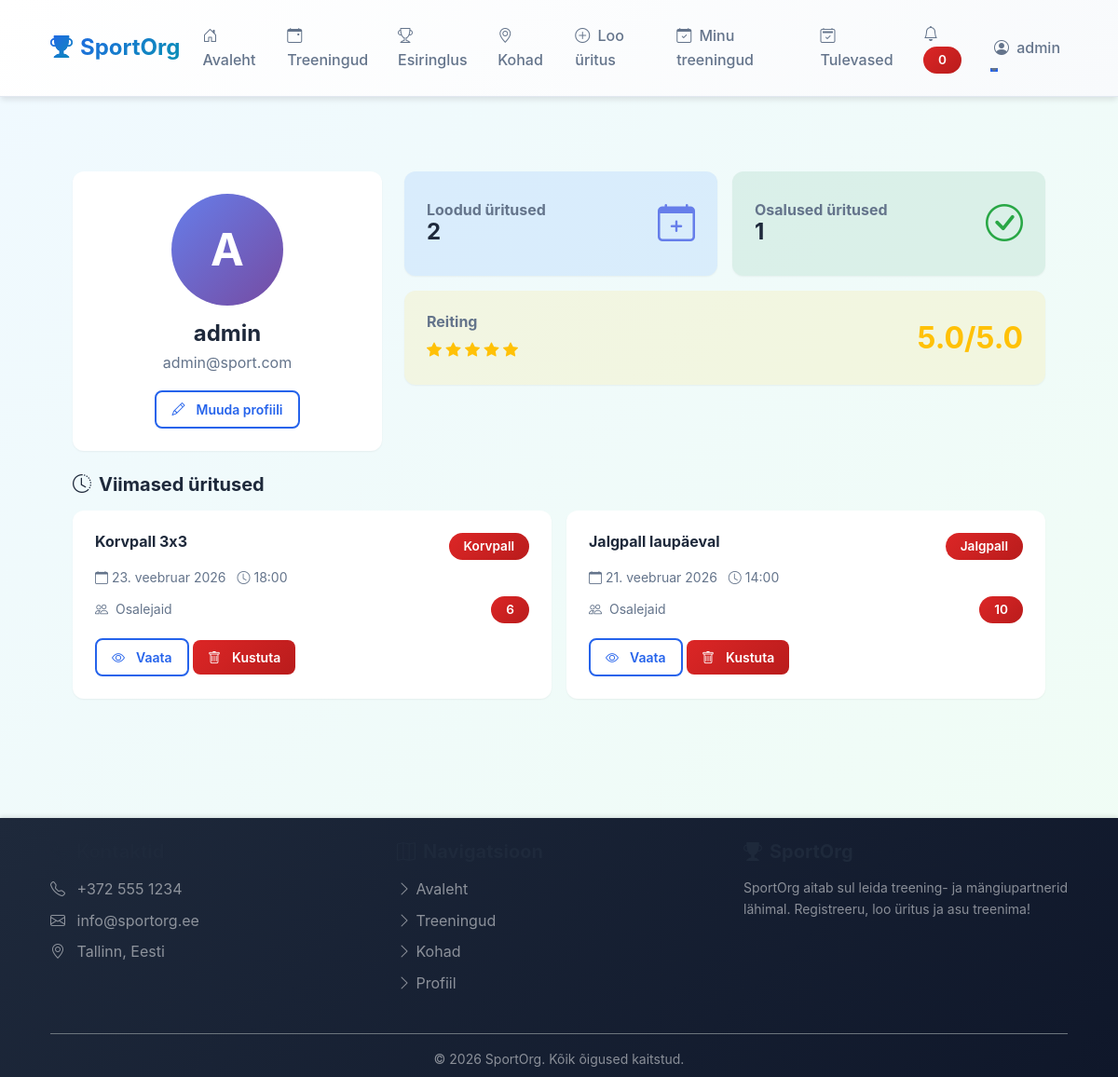
The page /src/pages/user/profile.php (signed in) on the database its author committed.
### tables this page shows
CREATE TABLE events (
        id INTEGER PRIMARY KEY AUTOINCREMENT,
        title TEXT NOT NULL,
        description TEXT,
        sport_type TEXT NOT NULL,
        location_id INTEGER,
        creator_id INTEGER NOT NULL,
        event_date DATE NOT NULL,
        event_time TIME NOT NULL,
        duration INTEGER DEFAULT 120,
        max_participants INTEGER NOT NULL,
        current_participants INTEGER DEFAULT 1,
        skill_level TEXT NOT NULL,
        status TEXT DEFAULT 'active',
        created_at DATETIME DEFAULT CURRENT_TIMESTAMP, duration_minutes INT DEFAULT 60, reminder_sent BOOLEAN DEFAULT 0,
        FOREIGN KEY (location_id) REFERENCES locations(id) ON DELETE SET NULL,
        FOREIGN KEY (creator_id) REFERENCES users(id) ON DELETE CASCADE
    );

### src/helpers/functions.php (called while the page is built, shortened)
<?php
function getCurrentUser() {
    return $_SESSION['user'] ?? null;
}
function clean($data) {
    return htmlspecialchars($data, ENT_QUOTES, 'UTF-8');
}
function formatDateEt($date) {
    $months = [
        'jaanuar', 'veebruar', 'märts', 'aprill', 'mai', 'juuni',
        'juuli', 'august', 'september', 'oktoober', 'november', 'detsember'
    ];
    $timestamp = strtotime($date);
    $day = date('d', $timestamp);
    $month = $months[(int)date('m', $timestamp) - 1];
    $year = date('Y', $timestamp);
    return "$day. $month $year";
}
?>

### src/services/AnalyticsService.php (called while the page is built, shortened)
<?php
class AnalyticsService {
    private $pdo;
    public function __construct($pdo) {
        $this->pdo = $pdo;
    }
    public function getUserStats($userId) {
        $stats = [];
        $stmt = $this->pdo->prepare("SELECT COUNT(*) as cnt FROM game_participants WHERE user_id = ? AND rsvp_status = 'going'");
        $stmt->execute([$userId]);
        $stats['games_attended'] = $stmt->fetch()['cnt'];
        $stmt = $this->pdo->prepare("SELECT COUNT(*) as cnt FROM events WHERE creator_id = ?");
        $stmt->execute([$userId]);
        $stats['games_organized'] = $stmt->fetch()['cnt'];
        $stmt = $this->pdo->prepare("SELECT COUNT(*) as cnt FROM game_participants WHERE user_id = ? AND rsvp_status = 'going' AND event_id IN (SELECT id FROM events WHERE status = 'finished')");
        $stmt->execute([$userId]);
        $attended = $stmt->fetch()['cnt'];
        $stats['attendance_rate'] = $stats['games_attended'] > 0 ? round(($attended / $stats['games_attended']) * 100, 1) : 0;
        $stmt = $this->pdo->prepare("SELECT reliability_rating FROM users WHERE id = ?");
        $stmt->execute([$userId]);
        $stats['reliability_rating'] = $stmt->fetch()['reliability_rating'] ?? 5.0;
        return $stats;
    }
}
?>

### src/config/bootstrap.php (called while the page is built, shortened)
<?php
$rootDir = dirname(__DIR__, 2);
require_once $rootDir . '/src/helpers/functions.php';
if (!function_exists('fetchAll')) {
    function fetchAll($pdo, $sql, $params = []) {
        $stmt = $pdo->prepare($sql);
        $stmt->execute($params);
        return $stmt->fetchAll();
    }
}
?>

### src/pages/user/profile.php (the view, shortened to what this page needs)
<?php
require_once dirname(__DIR__, 3) . '/src/config/bootstrap.php';
require_once BASE_PATH . '/src/services/AnalyticsService.php';
$user = getCurrentUser();
$analyticsService = new AnalyticsService($pdo);
$stats = $analyticsService->getUserStats($user['id']);
$totalEvents = $stats['games_organized'];
$joinedCount = $stats['games_attended'];
$userRating = $user['reliability_rating'] ?? 5.0;
$recentEvents = fetchAll($pdo,
    "SELECT e.* FROM events e WHERE e.creator_id = ? ORDER BY e.event_date DESC LIMIT 5",
    [$user['id']]
);
require_once BASE_PATH . '/src/components/Header.php';
?>
<div class="container py-4">
    <div class="row mb-4">
        <div class="col-md-4">
            <div class="card shadow-sm">
                <div class="card-body text-center">
                    <div style="width: 120px; height: 120px; margin: 0 auto; background: linear-gradient(135deg, #667eea 0%, #764ba2 100%); border-radius: 50%; display: flex; align-items: center; justify-content: center; color: white; font-size: 48px; font-weight: bold;">
                        <?php echo strtoupper(substr($user['username'], 0, 1)); ?>
                    </div>
                    <h3 class="mt-3 mb-1"><?php echo clean($user['username']); ?></h3>
                    <p class="text-muted"><?php echo clean($user['email']); ?></p>
                    <button class="btn btn-sm btn-outline-primary" data-bs-toggle="modal" data-bs-target="#editProfileModal">
                        <i class="bi bi-pencil me-1"></i>Muuda profiili
                    </button>
                </div>
            </div>
        </div>
        <div class="col-md-8">
            <div class="row g-3">
                <div class="col-md-6">
                    <div class="card bg-primary bg-opacity-10 border-0 shadow-sm">
                        <div class="card-body">
                            <div class="d-flex align-items-center">
                                <div class="flex-grow-1">
                                    <h6 class="text-muted mb-0">Loodud üritused</h6>
                                    <h3 class="mb-0"><?php echo $totalEvents; ?></h3>
                                </div>
                                <div style="font-size: 40px; color: #667eea;">
                                    <i class="bi bi-calendar-plus"></i>
                                </div>
                            </div>
                        </div>
                    </div>
                </div>
                <div class="col-md-6">
                    <div class="card bg-success bg-opacity-10 border-0 shadow-sm">
                        <div class="card-body">
                            <div class="d-flex align-items-center">
                                <div class="flex-grow-1">
                                    <h6 class="text-muted mb-0">Osalused üritused</h6>
                                    <h3 class="mb-0"><?php echo $joinedCount; ?></h3>
                                </div>
                                <div style="font-size: 40px; color: #28a745;">
                                    <i class="bi bi-check-circle"></i>
                                </div>
                            </div>
                        </div>
                    </div>
                </div>
                <div class="col-md-12">
                    <div class="card bg-warning bg-opacity-10 border-0 shadow-sm">
                        <div class="card-body">
                            <div class="d-flex align-items-center justify-content-between">
                                <div>
                                    <h6 class="text-muted mb-0">Reiting</h6>
                                    <div class="mt-2">
                                        <?php
                                        $rating = $userRating;
                                        for ($i = 0; $i < 5; $i++):
                                            if ($i < round($rating)): ?>
                                                <i class="bi bi-star-fill" style="color: #ffc107;"></i>
                                            <?php else: ?>
                                                <i class="bi bi-star" style="color: #ffc107;"></i>
                                            <?php endif;
                                        endfor;
                                        ?>
                                    </div>
                                </div>
                                <div style="font-size: 32px; color: #ffc107;">
                                    <strong><?php echo number_format($rating, 1); ?>/5.0</strong>
                                </div>
                            </div>
                        </div>
                    </div>
                </div>
            </div>
        </div>
    </div>
    <?php if (!empty($recentEvents)): ?>
    <div class="row">
        <div class="col-md-12">
            <h5 class="mb-3">
                <i class="bi bi-clock-history me-2"></i>Viimased üritused
            </h5>
            <div class="row g-3">
                <?php foreach ($recentEvents as $event): ?>
                    <div class="col-md-6">
                        <div class="card h-100 shadow-sm">
                            <div class="card-body">
                                <div class="d-flex justify-content-between align-items-start mb-2">
                                    <h6 class="card-title mb-0"><?php echo clean($event['title']); ?></h6>
                                    <span class="badge bg-info"><?php echo clean($event['sport_type']); ?></span>
                                </div>
                                <p class="text-muted small mb-2">
                                    <i class="bi bi-calendar me-1"></i><?php echo formatDateEt($event['event_date']); ?>
                                    <i class="bi bi-clock ms-2 me-1"></i><?php echo $event['event_time']; ?>
                                </p>
                                <div class="d-flex justify-content-between align-items-center">
                                    <small class="text-muted">
                                        <i class="bi bi-people me-1"></i>
                                        Osalejaid
                                    </small>
                                    <span class="badge bg-secondary"><?php echo $event['max_participants']; ?></span>
                                </div>
                                <div class="mt-3">
                                    <a href="/events/view?id=<?php echo $event['id']; ?>" class="btn btn-sm btn-outline-primary">
                                        <i class="bi bi-eye me-1"></i>Vaata
                                    </a>
                                    <button type="button" class="btn btn-sm btn-danger" onclick="return deleteEvent(<?php echo (int)$event['id']; ?>)">
                                        <i class="bi bi-trash me-1"></i>Kustuta
                                    </button>
                                </div>
                            </div>
                        </div>
                    </div>
                <?php endforeach; ?>
            </div>
        </div>
    </div>
    <?php endif; ?>
</div>
<?php require_once BASE_PATH . '/src/components/Footer.php'; ?>

### public/assets/css/style.css (style rules this page uses)
:root { --primary-color: #2563eb; --primary-light: #3b82f6; --primary-dark: #1e40af; --secondary-color: #10b981; --success-color: #059669; --danger-color: #dc2626; --warning-color: #f59e0b; --info-color: #0891b2; --light-color: #f8fafc; --dark-color: #1e293b; --text-muted: #64748b; --border-color: #e2e8f0; --gray-50: #f9fafb; --gray-100: #f3f4f6; --gray-200: #e5e7eb; --gray-300: #d1d5db; --gradient-primary: linear-gradient(135deg, #2563eb 0%, #0891b2 100%); --gradient-secondary: linear-gradient(135deg, #10b981 0%, #0891b2 100%); --shadow-sm: 0 1px 2px 0 rgba(0, 0, 0, 0.05); --shadow-md: 0 4px 6px -1px rgba(0, 0, 0, 0.1); --shadow-lg: 0 10px 15px -3px rgba(0, 0, 0, 0.1); --shadow-xl: 0 20px 25px -5px rgba(0, 0, 0, 0.1); }
* { margin: 0; padding: 0; box-sizing: border-box; }
html { scroll-behavior: smooth; font-size: 16px; }
body { font-family: -apple-system, BlinkMacSystemFont, 'Segoe UI', 'Roboto', 'Oxygen', 'Ubuntu', 'Cantarell', 'Helvetica Neue', sans-serif; background: linear-gradient(135deg, #f0f9ff 0%, #f0fdf4 100%); min-height: 100vh; display: flex; flex-direction: column; color: var(--dark-color); line-height: 1.6; }
.container, .container-fluid { padding-left: 1.5rem !important; padding-right: 1.5rem !important; }
.badge { background: linear-gradient(135deg, #dc2626 0%, #b91c1c 100%); font-size: 0.75rem; padding: 0.25rem 0.5rem; border-radius: 50%; }
h1, h2, h3, h4, h5, h6 { font-weight: 700; color: var(--dark-color); margin-bottom: 1rem; }
h3 { font-size: 1.5rem; }
.card { border: none; border-radius: 12px; background-color: white; transition: all 0.3s cubic-bezier(0.4, 0, 0.2, 1); box-shadow: var(--shadow-sm); overflow: hidden; }
.card-body { padding: 1.5rem; }
.card-title { font-weight: 700; color: var(--dark-color); margin-bottom: 0.5rem; }
.btn { border-radius: 8px; font-weight: 600; padding: 0.75rem 1.5rem; border: none; transition: all 0.3s cubic-bezier(0.4, 0, 0.2, 1); cursor: pointer; display: inline-flex; align-items: center; gap: 0.5rem; }
.btn-danger { background: linear-gradient(135deg, #dc2626 0%, #b91c1c 100%); color: white; }
.btn-outline-primary { background: transparent; color: var(--primary-color); border: 2px solid var(--primary-color); }
.btn-sm { padding: 0.5rem 1rem; font-size: 0.875rem; }
.badge { padding: 0.5rem 1rem; border-radius: 20px; font-weight: 600; font-size: 0.85rem; }
.text-muted { color: var(--text-muted) !important; }
.shadow-sm { box-shadow: var(--shadow-sm) !important; }

### rows shown on the page
events: title "Korvpall 3x3", sport_type "Korvpall", event_date "23. veebruar 2026", event_time "18:00", max_participants "6"
events: title "Jalgpall laupäeval", sport_type "Jalgpall", event_date "21. veebruar 2026", event_time "14:00", max_participants "10"

### other values the page prints
$currentUser['username'] "admin"
substr($user['username'], 0, 1) "A"
$user['username'] "admin"
$user['email'] "admin@sport.com"
$totalEvents "2"
$joinedCount "1"
$rating "5.0"
